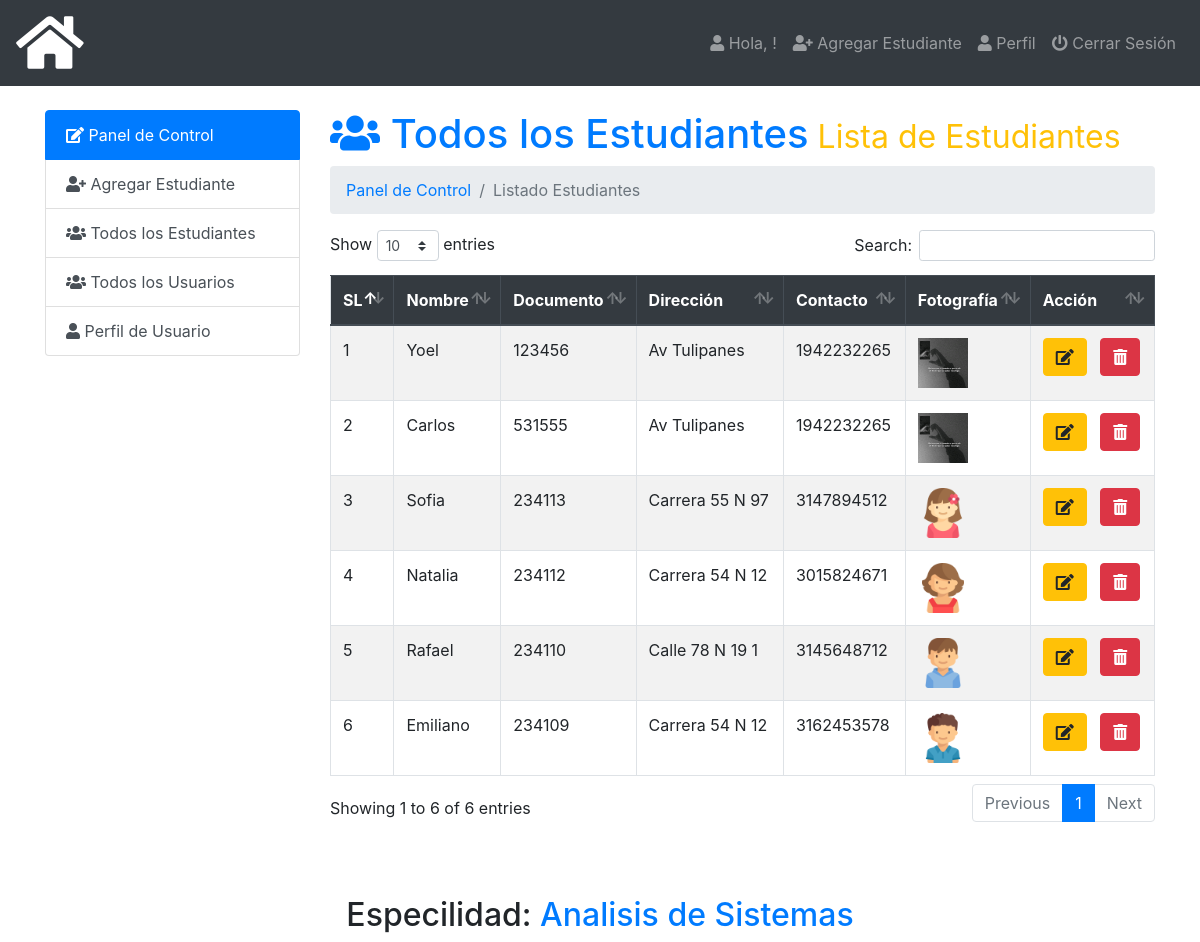
The app's page /admin/index.php?page=all-student (signed in) with its own data.
### tables this page shows
CREATE TABLE `estudiante` (
  `id` int(5) NOT NULL,
  `nombre` varchar(20) NOT NULL,
  `apellido` varchar(40) NOT NULL,
  `documento` varchar(8) NOT NULL,
  `formacion` varchar(16) NOT NULL,
  `direccion` varchar(15) NOT NULL,
  `telefono` varchar(12) NOT NULL,
  `photo` varchar(50) NOT NULL,
  `datetime` timestamp NOT NULL DEFAULT current_timestamp()
);

### admin/all-student.php (the view, shortened to what this page needs)
<h1 class="text-primary"><i class="fas fa-users"></i>  Todos los Estudiantes<small class="text-warning"> Lista de Estudiantes</small></h1>
<nav aria-label="breadcrumb">
  <ol class="breadcrumb">
     <li class="breadcrumb-item" aria-current="page"><a href="index.php">Panel de Control </a></li>
     <li class="breadcrumb-item active" aria-current="page">Listado Estudiantes</li>
  </ol>
</nav>
<table class="table  table-striped table-hover table-bordered" id="data">
  <thead class="thead-dark">
    <tr>
      <th scope="col">SL</th>
      <th scope="col">Nombre</th>
      <th scope="col">Documento</th>
      <th scope="col">Dirección</th>
      <th scope="col">Contacto</th>
      <th scope="col">Fotografía</th>
      <th scope="col">Acción</th>
    </tr>
  </thead>
  <tbody>
    <?php
      $query=mysqli_query($db_con,'SELECT * FROM `estudiante` ORDER BY `estudiante`.`datetime` DESC;');
      $i=1;
      while ($result = mysqli_fetch_array($query)) { ?>
      <tr>
        <?php
        echo '<td>'.$i.'</td>
          <td>'.ucwords($result['nombre']).'</td>
          <td>'.$result['documento'].'</td>
          <td>'.ucwords($result['direccion']).'</td>
          <td>'.$result['telefono'].'</td>
          <td><img src="images/'.$result['photo'].'" height="50px"></td>
          <td>
            <a class="btn btn-xs btn-warning" href="index.php?page=editstudent&id='.base64_encode($result['id']).'&photo='.base64_encode($result['photo']).'">
              <i class="fa fa-edit"></i></a>
             &nbsp; <a class="btn btn-xs btn-danger" onclick="javascript:confirmationDelete($(this));return false;" href="index.php?page=delete&id='.base64_encode($result['id']).'&photo='.base64_encode($result['photo']).'">
             <i class="fas fa-trash-alt"></i></a></td>';?>
      </tr>
     <?php $i++;} ?>
  </tbody>
</table>

### records on screen
estudiante: nombre "Yoel", documento "123456", direccion "Av Tulipanes", telefono "1942232265", photo (picture)
estudiante: nombre "Carlos", documento "531555", direccion "Av Tulipanes", telefono "1942232265", photo (picture)
estudiante: nombre "Sofia", documento "234113", direccion "Carrera 55 N 97", telefono "3147894512", photo (picture)
estudiante: nombre "Natalia", documento "234112", direccion "Carrera 54 N 12", telefono "3015824671", photo (picture)
estudiante: nombre "Rafael", documento "234110", direccion "Calle 78 N 19 1", telefono "3145648712", photo (picture)
estudiante: nombre "Emiliano", documento "234109", direccion "Carrera 54 N 12", telefono "3162453578", photo (picture)
